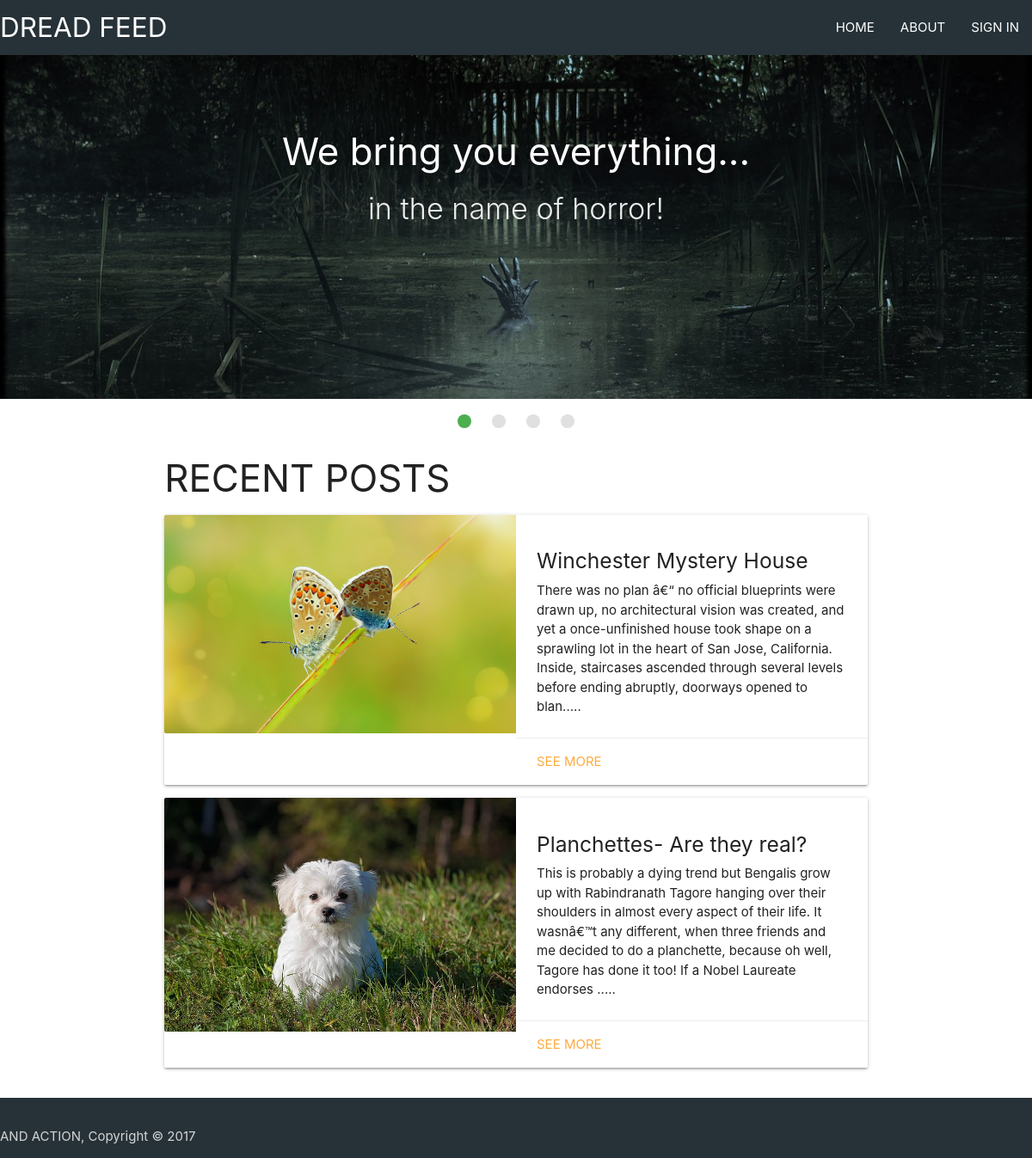
The page / on the database its author committed.
### tables this page shows
CREATE TABLE `posts` (
  `title` varchar(200) NOT NULL,
  `content` longtext NOT NULL,
  `author` varchar(200) NOT NULL,
  `image` varchar(255) DEFAULT NULL,
  `email` varchar(255) NOT NULL
);

### index.php (the view, shortened to what this page needs)
<?php include 'db.php';?>
<?php session_start();
$sql3="SELECT * FROM posts";
$res3=mysqli_query($conn,$sql3);
?>
<!DOCTYPE html>
<html>
<head>
<link rel="stylesheet" href="materialize/css/materialize.min.css">
</head>
<body>
<nav class="blue-grey darken-4">
    <div class="nav-wrapper">
      <div class="brand-logo">DREAD FEED</div>
      <ul id="nav-mobile" class="right show-on-med-and-down">
        <li><a href="index.php">HOME</a></li>
        <li><a href="about.php">ABOUT</a></li>
        <?php
        if(isset($_SESSION["email"]) && isset($_SESSION["password"])) {
          $email=$_SESSION["email"];
          $sql = "SELECT name FROM user WHERE email = '$email'";
          $result= mysqli_query($conn, $sql);
          if (mysqli_num_rows($result) > 0) {
              while($row = mysqli_fetch_assoc($result)) {
        ?>
        <li>
          <a class='dropdown-trigger btn' data-target='dropdown1'><?php echo $row["name"]; ?> </a>
         <ul id='dropdown1' class='dropdown-content'>
            <li><a href="logout.php">SIGN OUT</a></li>
            <li><a href="user.php?email=<?php echo $email; ?> ">MY PROFILE</a></li>
         </ul>
          </li>
        <?php
          }
        }
        }
        else {
        ?>
        <li><a href="signin1.php">SIGN IN</a></li>
        <?php
          }
        ?>
      </ul>
    </div>
  </nav>
  <div class="slider">
    <ul class="slides">
      <li>
        <img src="pics/pic2.jpg">
        <div class="caption center-align">
          <h3>We bring you everything...</h3>
          <h4 class="light grey-text text-lighten-3">in the name of horror!</h4>
        </div>
      </li>
    </ul>
  </div>
<div class="container">
<div class="row">
  <div class="col s12">
    <h3 class="header">RECENT POSTS</h3>
    <?php
        if (mysqli_num_rows($res3)>0) {
          while ($row=mysqli_fetch_assoc($res3)) {
    ?>
    <div class="card horizontal">
      <div class="card-image">
        <img src="img/<?php echo $row['image']; ?>">
      </div>
      <div class="card-stacked">
        <div class="card-content">
          <h5>
            <?php echo $row['title']; ?>
          </h5>
          <p>
            <?php echo substr($row['content'],0,300)."....."; ?>
          </p>
        </div>
        <div class="card-action">
          <?php echo "<a href='post.php?email=".$row['email']."&title=".$row['title']."'>See More</a>"; ?>
        </div>
      </div>
    </div>
    <?php } } ?>
  </div>
</div>
</div>
<footer class="page-footer blue-grey darken-4">
<div class="footer-copyright">
    AND ACTION, Copyright &copy; 2017
</div>
</footer>
</body>
</html>

### rows shown on the page
posts: image (picture), title "Winchester Mystery House", content "There was no plan â€“ no official blueprints were drawn up, no architectural vision was created, and yet a once-unfinished house took shape on a sprawling lot in the heart of San Jose, California. Inside, staircases ascended through several levels before ending abruptly, doorways opened to blan"
posts: image (picture), title "Planchettes- Are they real?", content "This is probably a dying trend but Bengalis grow up with Rabindranath Tagore hanging over their shoulders in almost every aspect of their life. It wasnâ€™t any different, when three friends and me decided to do a planchette, because oh well, Tagore has done it too! If a Nobel Laureate endorses"
